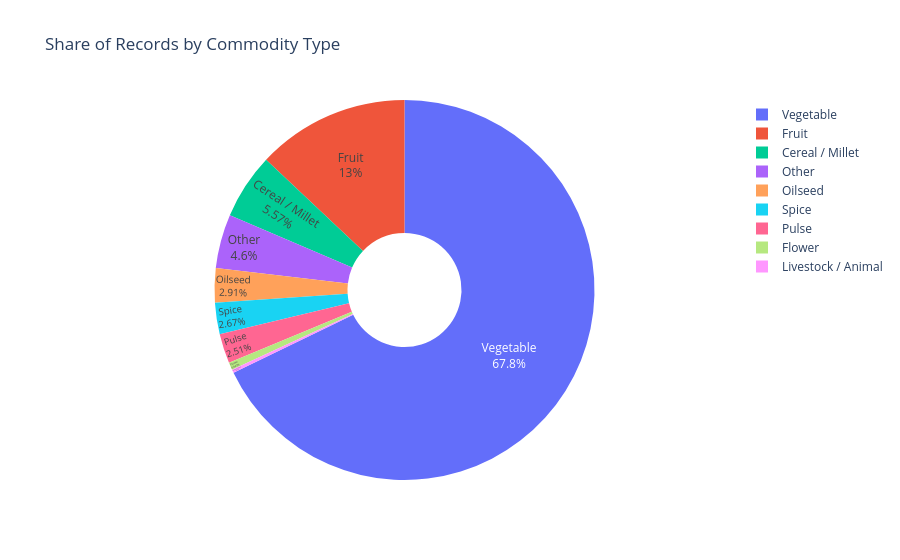

Source (notebook cell):
### Markdown cell above
## 3.3.4    Share of Commodity Type -Pie chart

### Code cell
import plotly.express as px

# Prepare data
counts = df['commodity_type'].value_counts().reset_index()
counts.columns = ['commodity_type', 'count']

# Interactive pie chart
fig = px.pie(
    counts,
    names='commodity_type',
    values='count',
    title=" Share of Records by Commodity Type",
    hole=0.3   # optional → makes it a donut chart
)

fig.update_traces(
    textposition='inside',
    textinfo='percent+label'
)

fig.show()

### Figure 1 — Plotly figure (JSON) as saved in the notebook; plotly's stock layout.template omitted (floating-point values rounded to 4 significant figures)
{"data": [{"domain": {"x": [0, 1], "y": [0, 1]}, "hole": 0.3, "hovertemplate": "commodity_type=%{label}<br>count=%{value}<extra></extra>", "labels": ["Vegetable", "Fruit", "Cereal / Millet", "Other", "Oilseed", "Spice", "Pulse", "Flower", "Livestock / Animal"], "legendgroup": "", "name": "", "showlegend": true, "textinfo": "percent+label", "textposition": "inside", "type": "pie", "values": [4748, 909, 390, 322, 204, 187, 176, 45, 19]}], "layout": {"legend": {"tracegroupgap": 0}, "title": {"text": " Share of Records by Commodity Type"}}}
